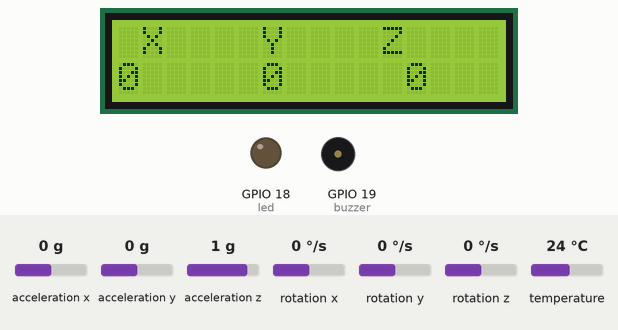
Simulated run of this sketch. Board: ESP32. On the bench: 16×2 character LCD, output pins drawn as LEDs (lit = HIGH), buzzer (waves = sounding, pin HIGH). Dashed ring = blinking. The test bench sets the inputs (shaded band); at power-on: acceleration x 0 g, acceleration y 0 g, acceleration z 1 g, rotation x 0 °/s, rotation y 0 °/s, rotation z 0 °/s, temperature 24 °C. WiFi joins after 1.5 s; servers stay silent unless stated; web services answer with replies made up by the test bench; what the sketch prints to the serial monitor is not drawn.

Above: at 12.9 s.
13.0 s: acceleration x set to -0.5 g
At 13.9 s:
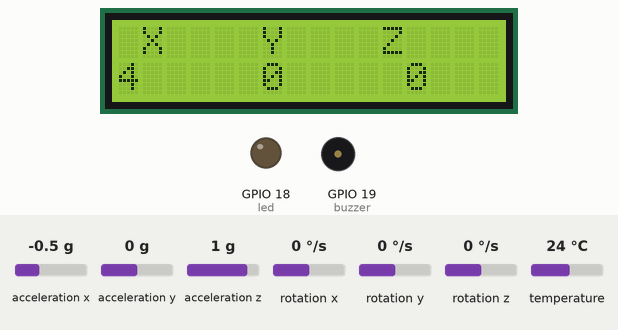
14.5 s: acceleration x set to -0.8 g
At 15.7 s:
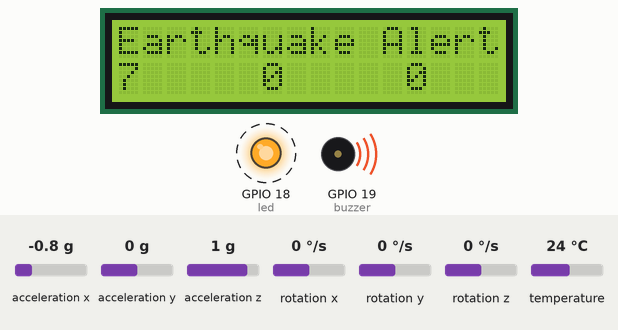
17.5 s: acceleration y set to -1.4 g
At 19.4 s:
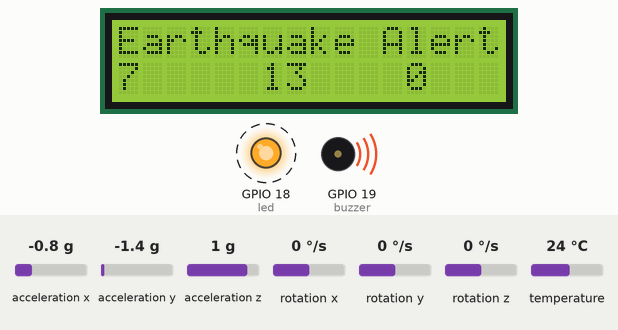
19.9 s: acceleration z set to -1.4 g
At 21.6 s:
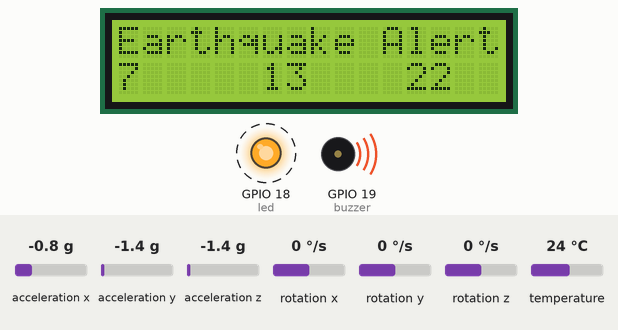
22.4 s: acceleration y set to -0.8 g
At 24.4 s:
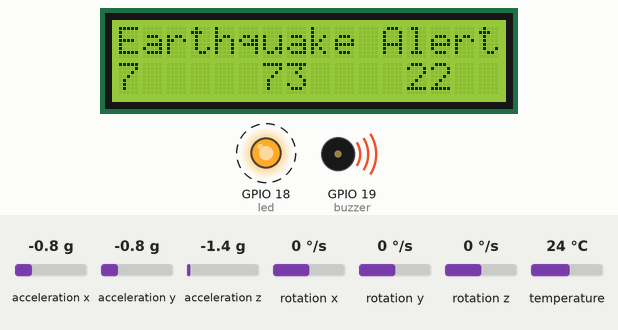
Timing chart, 0 to 25.9 s (numbered marks = the images above; inputs shaded):
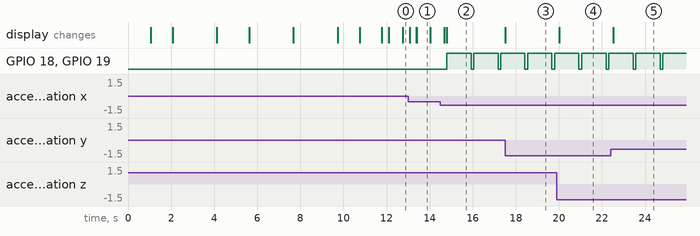

The sketch:

earthquake.ino
```cpp
/*
 * Earthquake Alert System with ESP32 and MPU6050
 *
 * This code implements a basic earthquake alert system using an ESP32
 * microcontroller and an MPU6050 accelerometer. The ESP32 reads data from
 * the accelerometer, analyzes it for earthquake-like vibrations based on
 * acceleration thresholds, and sends the data (including timestamps and peak
 * accelerations) to a ThingSpeak channel for monitoring and visualization.
 *
 * This is a starting point, and the code may require further refinement
 * for real-world applications.
 *
 * Author: Sumit Bhardwaj
 * Date: 01/05/2024
 */
#include <Wire.h>
#include <Adafruit_MPU6050.h>
#include <Adafruit_Sensor.h>
#include <LiquidCrystal_I2C.h>// lcd Header
#include <WiFi.h>
#include <HTTPClient.h>
// Set the I2C address for your specific LCD module
int lcdAddress = 0x27; // Change this to your LCD's address (usually 0x27 or 0x3F)

// Initialize the LiquidCrystal_I2C library with the LCD's address and the number of columns and rows
LiquidCrystal_I2C lcd(lcdAddress, 16, 2);
Adafruit_MPU6050 mpu;

#define buzzer 19 // buzzer pin
#define led 18 //led pin

/*variables*/
int xsample=0;
int ysample=0;
int zsample=0;
long start;
int buz=0;

/*Macros*/
#define samples 30
#define maxVal 5 // max change limit
#define minVal -5 // min change limit
#define buzTime 1000 // buzzer on time

const char* ssid = "Admin";
const char* password = "alita123";
// Domain Name with full URL Path for HTTP POST Request
const char* serverName = "http://api.thingspeak.com/update";
// write API Key provided by thingspeak
String apiKey = "EDFQ7NOOBUTH1MS5";

void setup()
{
Serial.begin(115200);
delay(1000);
lcd.init(); //initializing lcd
lcd.backlight();
delay(1000);
lcd.print("EarthQuake ");
lcd.setCursor(0,1);
lcd.print("Detector ");
delay(2000);
lcd.clear();
WiFi.mode(WIFI_STA); //Optional
 WiFi.begin(ssid, password);
 Serial.println("Connecting");
 lcd.print("Connecting to");
  lcd.setCursor(0,1);
lcd.print("Wifi ... .. .");
 while(WiFi.status() != WL_CONNECTED) {
   delay(500);
   Serial.print(".");
 }
 Serial.println("");
 lcd.clear();
 Serial.print("Connected to WiFi network with IP Address: ");
 Serial.println(WiFi.localIP());
 lcd.print("Conected to:");
 lcd.setCursor(0,1);
 lcd.print(WiFi.localIP());
 delay(2000);
 lcd.clear();

 // Try to initialize!
  if (!mpu.begin()) {
    Serial.println("Failed to find MPU6050 chip");
    lcd.print("MPU6050");
    lcd.setCursor(0,1);
    lcd.print("not found");
    delay(2000);
    while (1) {
      delay(10);
    }
  }
  Serial.println("MPU6050 Found!");
lcd.print("Calibrating.....");
lcd.setCursor(0,1);
lcd.print("Please wait...");
pinMode(buzzer, OUTPUT);
pinMode(led, OUTPUT);
buz=0;
digitalWrite(buzzer, buz);
digitalWrite(led, buz);
mpu.setAccelerometerRange(MPU6050_RANGE_2_G);
for(int i=0;i<samples;i++) // taking samples for calibration
{
  /* Get new sensor events with the readings */
  sensors_event_t a, g, temp;
  mpu.getEvent(&a, &g, &temp);
  xsample+= a.acceleration.x; // X axis data
  ysample+= a.acceleration.y;
  zsample+= a.acceleration.z; // Y axis data
}

xsample/=samples; // taking avg for x
ysample/=samples; // taking avg for y
zsample/=samples; // taking avg for z

delay(2000);
lcd.clear();
lcd.print("Calibrated");
delay(1000);
lcd.clear();
lcd.print("Device Ready");
delay(1000);
lcd.clear();
lcd.print(" X    Y    Z ");
}

void loop()
{
  /* Get new sensor events with the readings */
  sensors_event_t a, g, temp;
  mpu.getEvent(&a, &g, &temp);
  int value1 = a.acceleration.x; // X axis data
  int value2 = a.acceleration.y;
  int value3 = a.acceleration.z; // Y axis data

int xValue=xsample-value1; // finding change in x
int yValue=ysample-value2; // finding change in y
int zValue=zsample-value3; // finding change in z

/*displying change in x,y and z axis values over lcd*/
lcd.setCursor(0,1);
lcd.print(xValue);
lcd.setCursor(6,1);
lcd.print(yValue);
lcd.setCursor(12,1);
lcd.print(zValue);
delay(100);

/* comparing change with predefined limits*/
if(xValue < minVal || xValue > maxVal || yValue < minVal || yValue > maxVal || zValue < minVal || zValue > maxVal)
{
  if(buz == 0){
  start=millis(); // timer start
  buz=1; // buzzer / led flag activated
  lcd.setCursor(0,0);
  lcd.print("Earthquake Alert ");
  digitalWrite(buzzer, buz); // buzzer on and off command
  digitalWrite(led, buz); // led on and off command
  }
}
//Sending data to ThingsSpeak
if(WiFi.status()== WL_CONNECTED){
      WiFiClient client;
      HTTPClient http;
       // Your Domain name with URL path or IP address with path
      http.begin(client, serverName);
      // Specify content-type header
      http.addHeader("Content-Type", "application/x-www-form-urlencoded");
      // Data to send with HTTP POST
      String httpRequestData = "api_key=" + apiKey + "&field1=" + String(xValue) + "&field2=" + String(yValue) + "&field3=" + String(zValue) + "&field4=" + String(buz);
      // Send HTTP POST request
      int httpResponseCode = http.POST(httpRequestData);
      Serial.print("HTTP Response code: ");
      Serial.println(httpResponseCode);
      http.end();
 }
else {
      Serial.println("WiFi Disconnected");
    }
//Turning off buzzer
if(buz == 1) // buzzer flag activated then alerting earthquake
{
  if(millis()>= start+buzTime)
  buz=0;
}
else
{
  lcd.clear();
  lcd.print(" X    Y    Z ");
}

digitalWrite(buzzer, buz); // buzzer on and off command
digitalWrite(led, buz); // led on and off command

/*sending values to processing for plot over the graph*/
Serial.print("x=");
Serial.println(xValue);
Serial.print("y=");
Serial.println(yValue);
Serial.print("z=");
Serial.println(zValue);
Serial.println(" $");

}
```

Measured:
- the behaviour switches between -0.6 and -0.7 g on acceleration x (found by bisection; images 1 and 2)
- after the input at 13.0 s, the display: changes after 0.07 s (image 1)
- after the input at 14.5 s, GPIO 18 (led), GPIO 19 (buzzer): alternates HIGH for 1.1 s and LOW for 0.12 s, starting after 0.30 s; the display: first differs from a run without the input after 0.19 s (image 2 shows a later state)
- after the input at 17.5 s, the display: changes at once (image 3)
- after the input at 19.9 s, the display: changes after 0.11 s (image 4)
- after the input at 22.4 s, the display: changes after 0.12 s (image 5)
- what the display in image 1 shows lasts 0.6 s, from 13.4 s to 14.0 s
